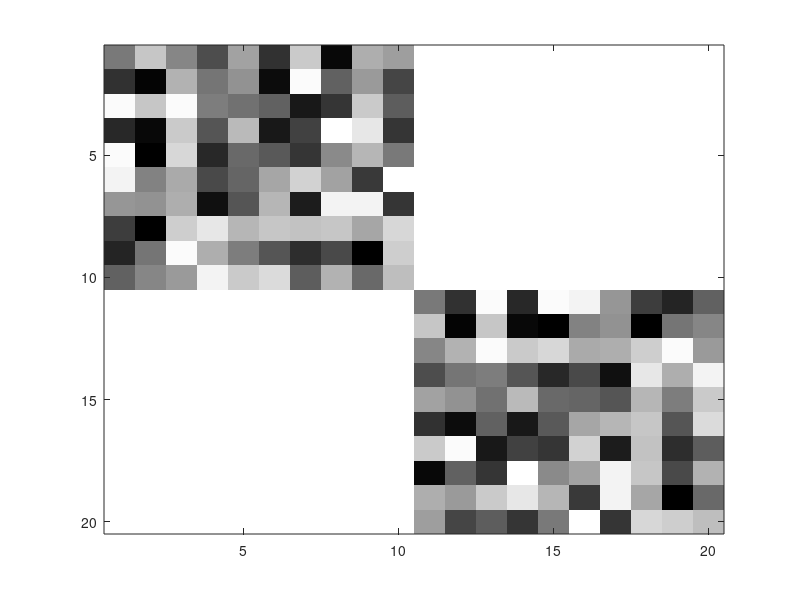

The MATLAB source for this figure: (Note: this script raises an error after producing the figure.)
%% 参数设置
%x = zeros(nely, nelx);
x1 =  rand(10, 10);
x2 = zeros(10, 10);
x = [x1,x2; x2,x1']
figure('Position', [100 100 400 400]);
colormap(gray);
imagesc(1 - x);
clim([0 1]);
axis equal tight;
axis off;
title('Material Distribution');
drawnow;

Lx = 2;
Ly = 2;
nelx = 20;
nely = 20;
h = Lx/nelx;

rho1 = 1;
rho2 = 2;
E1 = 4;
E2 = 20;
nu = 0.34;
mu1 = E1/(2*(1+nu));
mu2 = E2/(2*(1+nu));

%% 有限元

rho = rho1*(1-x)+rho2*x;
mu = mu1*(1-x)+mu2*x;

nodenrsa = reshape(1:(1+nelx)*(1+nely),1+nely,1+nelx);
edofVeca = reshape(nodenrsa(1:end-1,1:end-1)+nely+1,nelx*nely,1);
edofMata = repmat(edofVeca,1,4)+repmat([0 -nely-1 -nely 1],nelx*nely,1);

Kae = [4 -1 -2 -1; -1 4 -1 -2; -2 -1 4 -1; -1 -2 -1 4]/6;
Mae = h^2*[4 2 1 2; 2 4 2 1; 1 2 4 2; 2 1 2 4]/36;

iIndexaa = reshape(kron(edofMata,ones(4,1))',16*nelx*nely,1);
jIndexaa = reshape(kron(edofMata,ones(1,4))',16*nelx*nely,1);

sKa = reshape(Kae(:)*(mu(:))',16*nelx*nely,1);
sMa = reshape(Mae(:)*(rho(:))',16*nelx*nely,1);

Ka = sparse(iIndexaa,jIndexaa,sKa); Ka = (Ka+Ka')/2;
Ma = sparse(iIndexaa,jIndexaa,sMa); Ma = (Ma+Ma')/2;

%% 能带结构计算 (新增部分)
[mu_x_all, mu_y_all, path_distance] = generate_band_path_square();

% 特征值存储
num_modes = 5;
eigenvalues = zeros(length(mu_x_all), num_modes);

row = [1,((nely+1)+1):(nely+1):((nelx-1)*(nely+1)+1),nelx*(nely+1)+1,(nelx*(nely+1)+2):((nelx+1)*(nely+1))];
col = [nely+1,(2*(nely+1):(nely+1):(nelx*(nely+1))),nely+1,2:nely,nely+1];
fixdofs = setdiff(1:(nely+1)*(nelx+1),row);
fixT = sparse(fixdofs,fixdofs,ones(size(fixdofs)),(nely+1)*(nelx+1),(nely+1)*(nelx+1));

% 主计算循环
parfor i = 1:length(mu_x_all)
    nu_x = mu_x_all(i);
    nu_y = mu_y_all(i);
    val = [repmat(exp(-1i*nu_y),1,nelx),exp(-1i*nu_x)*exp(-1i*nu_y),repmat(exp(-1i*nu_x),1,nely)];
    T=sparse(row,col,val,(nely+1)*(nelx+1),(nely+1)*(nelx+1))+fixT;
    T = T(:, ~ismember(1:size(T, 2), row));
    K_red = T' * Ka * T;
    M_red = T' * Ma * T;
    [~, D] = eigs(K_red, M_red, num_modes, 'sm');
    eigenvalues(i,:) = sort(real(diag(D)));
end

p = 48;                                 % 示例 p 值，根据实际需求调整
f = sum(eigenvalues(:, 1).^p).^(1/p);   % 手动计算 p-范数
disp(max(eigenvalues(:, 1)));
disp(f);

% mu_x = pi*0.9;
% mu_y = pi*0.8;
% val = [repmat(exp(-1i*mu_y),1,nelx),exp(-1i*mu_x)*exp(-1i*mu_y),repmat(exp(-1i*mu_x),1,nely)];
% T=sparse(row,col,val,(nely+1)*(nelx+1),(nely+1)*(nelx+1))+fixT;
% T = T(:, ~ismember(1:size(T, 2), row));
% K_red = T' * Ka * T;
% M_red = T' * Ma * T;
% [V, D] = eigs(K_red, M_red, 5, 'sm');  % 求最小特征值及对应特征向量
% disp(D);

%% 能带结构可视化（原plot_band_structure功能）
figure('Position', [100 100 800 600]);
colors = lines(size(eigenvalues,2));

hold on
for m = 1:size(eigenvalues,2)
    plot(path_distance, eigenvalues(:,m),...
        'Color', colors(m,:), 'LineWidth', 1.5)
end

% 原标注 (需修改为)
xticks([0, 0.25, 0.5, 0.75 1]) 
xticklabels({'Γ','X','M','','Γ'})
xlim([0 1])

ylabel('Frequency (Hz)')
title('Brillouin Zone Band Structure')
grid on
set(gca, 'FontSize', 12, 'FontWeight', 'bold')